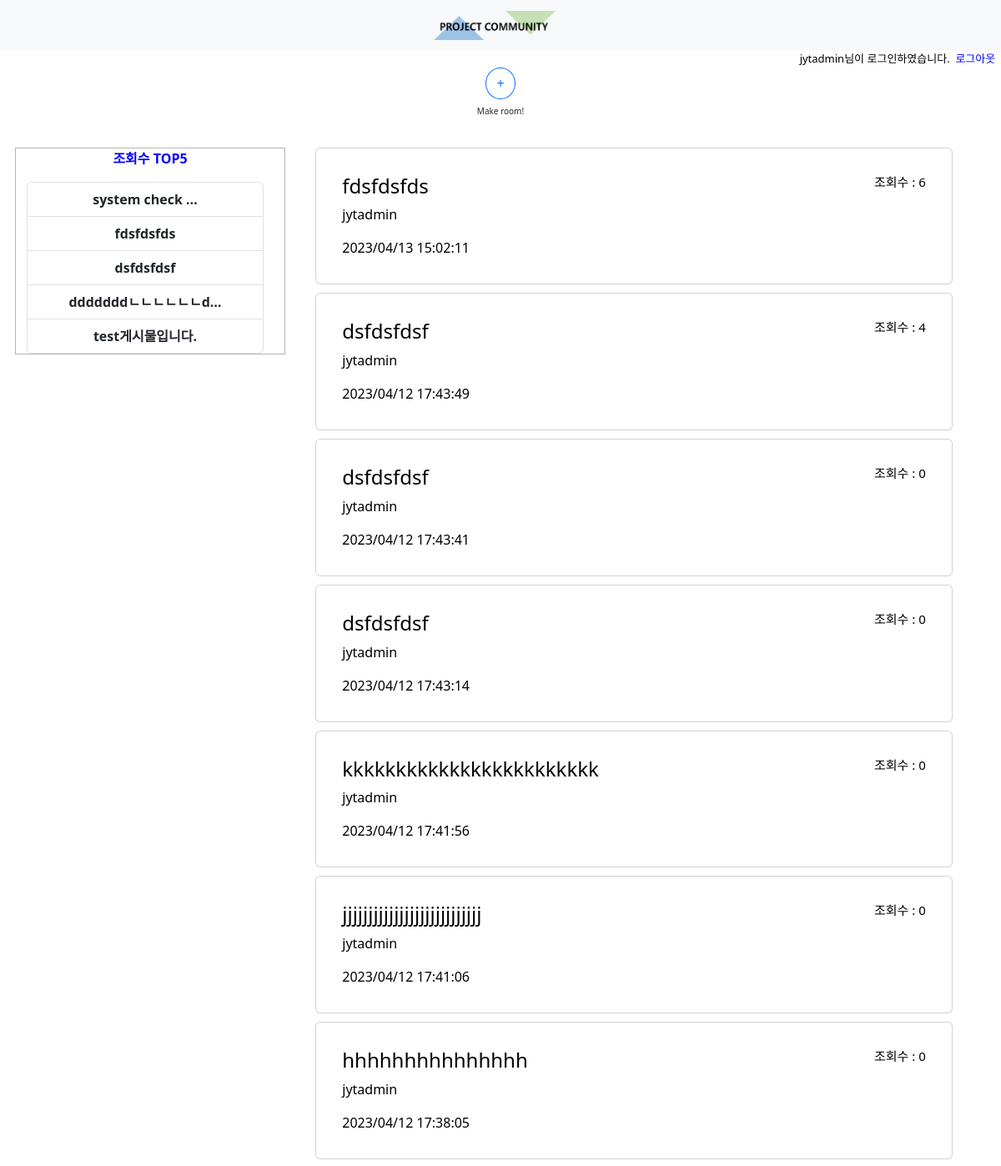
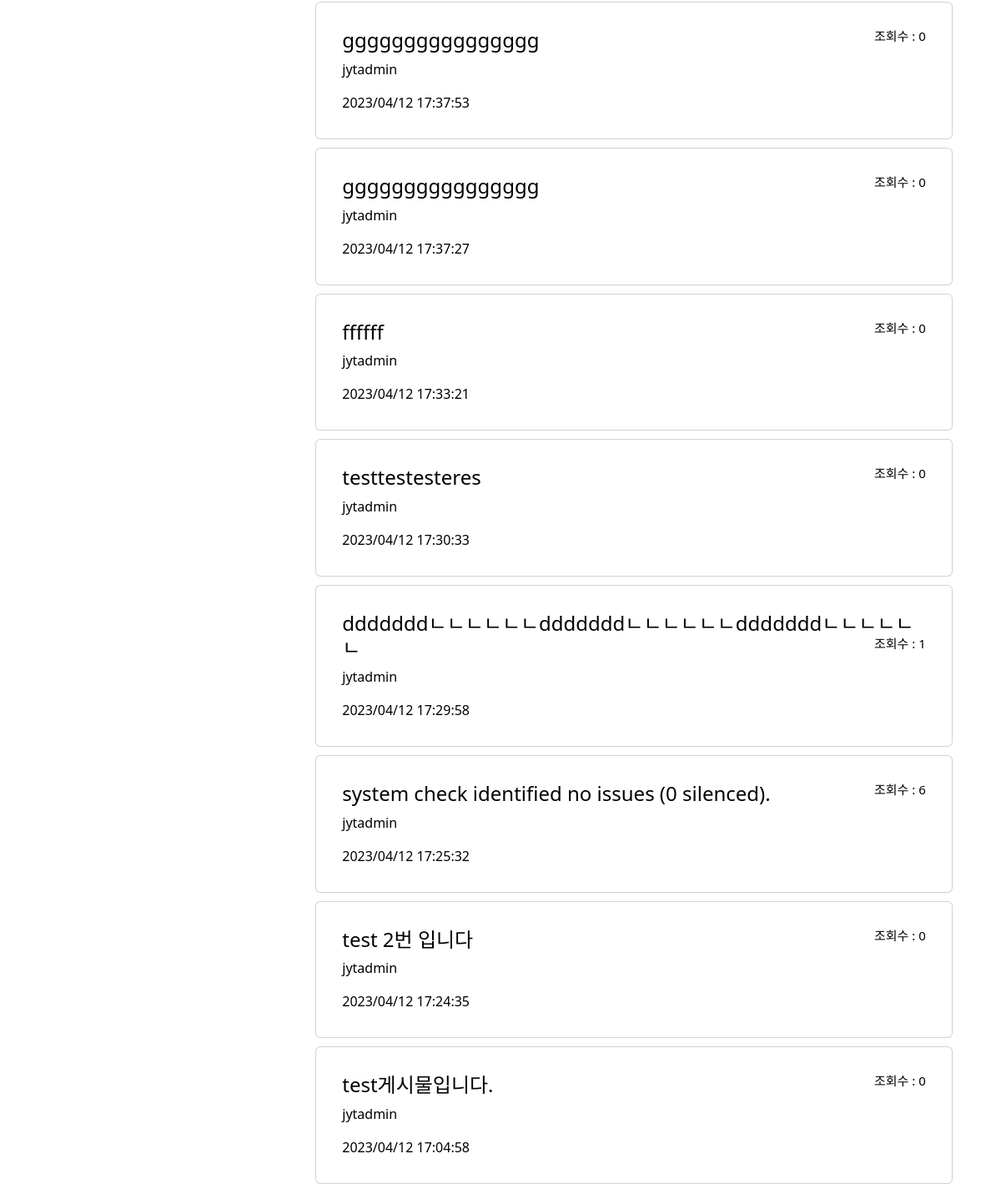
The app's page /room_list/ (signed in), older data (2 pictures, top to bottom).
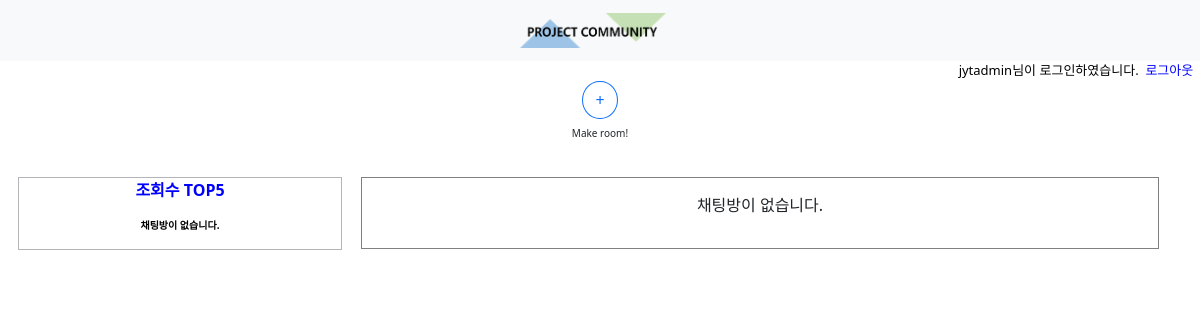
The same page, newer data.
### chatapp/models.py (models this page shows, shortened)
class Room(models.Model):
    room_title = models.CharField(null=False, max_length=30)
    room_content = models.CharField(null=False, max_length=2000)
    room_image1 = models.ImageField(null=True, upload_to=image_path)
    room_image2 = models.ImageField(null=True, upload_to=image_path)
    room_image3 = models.ImageField(null=True, upload_to=image_path)
    room_creater = models.CharField(null=False, max_length=100)
    room_date = models.CharField(null=True, max_length=100)
    room_view = models.IntegerField(null=False, default=0)
    room_like = models.IntegerField(null=False, default=0)

### chatapp/views/room_views.py (the view)
# urls.py: path('room_list/',room_views.room_list,name='room_list'),
@login_required
def room_list(request):
    room_object = Room.objects.all().order_by('-room_date')
    room_view_best = Room.objects.all().order_by('-room_view')[:5]
    room_like_best = Room.objects.all().order_by('-room_like')[:5]
    context = {'objects': room_object,'views': room_view_best, 'likes':room_like_best}
    return render(request, 'chatapp/room_list.html', context=context)

### chatapp/templates/chatapp/room_list.html (shortened to what this page needs)
{% extends "base.html" %}
{% block content %}
{% load static %}
    <div class="row justify-content-center">
        <div class="col-8" style="text-align: center;">
            <a href="/make_room/" style="text-decoration: none;">
                <button type="button" class="btn btn-outline-primary" style="border-radius: 50%;">+</button>
            </a>
            <span style="font-size: 10px;">Make room!</span>
        </div>
    </div>
        <div class="col-3" id="ex_box" style="float:left; text-align:center; margin:10px 0px 0px 30px; position: relative;">
            <div class="row justify-content-center" style="border: 1px solid #b3b5b8; color:blue; font-weight: bold;"> 조회수 TOP5
                {% if objects %}
                <div class="list-group col-11">
                    {% for view in views %}
                    <a href="/detail_room/{{view.id}}" class="list-group-item list-group-item-action">{{view.room_title|truncatechars:15}}</a>
                    {% endfor %}
                  </div>
                  {% else %}
                  <p class="col-4" style="text-align: center; color:black; font-size:10px">채팅방이 없습니다.</p>
                  {% endif %}
            </div>
        </div>
    <div class="row justify-content-center" id="mainbox">
    {% if objects %}
        <div class="col-11">
        {% for item in objects %}
        <a class="card" href="/detail_room/{{item.id}}" target="_self"
                style="text-decoration: none; color:black; margin: 10px 10px 0px 0px; padding: 15px;">
            <div class="card-body">
                <h4 class="card-title">{{item.room_title}}
                    <span style="float:right; font-size: 15px;">조회수 : {{item.room_view}}</h4>
                <p class="card-text">{{item.room_creater}}</p>
                <p class="card-text">{{item.room_date}}</p>
            </div>
        </a>
        {% endfor %}
        </div>
    {% else %}
        <div class="row justify-content-center col-11" style="border: 1px solid gray; margin: 10px 10px 0px 0px; padding: 15px;">
            <p class="col-4" style="text-align: center;">채팅방이 없습니다.</p>
        </div>
    {% endif %}
    </div>
</body>
</html>
{% endblock %}

Row changes from the older to the newer data that the page shows:
removed Room: room_title "system check …", room_title "system check identified no issues (0 silenced).", room_view "6", room_creater "jytadmin", room_date "2023/04/12 17:25:32"
removed Room: room_title "fdsfdsfds", room_view "6", room_creater "jytadmin", room_date "2023/04/13 15:02:11"
removed Room: room_title "dsfdsfdsf", room_view "4", room_creater "jytadmin", room_date "2023/04/12 17:43:49"
removed Room: room_title "dddddddㄴㄴㄴㄴㄴㄴd…", room_title "dddddddㄴㄴㄴㄴㄴㄴdddddddㄴㄴㄴㄴㄴㄴdddddddㄴㄴㄴㄴㄴㄴ", room_view "1", room_creater "jytadmin", room_date "2023/04/12 17:29:58"
removed Room: room_title "test게시물입니다.", room_view "0", room_creater "jytadmin", room_date "2023/04/12 17:04:58"
removed Room: room_title "dsfdsfdsf", room_view "0", room_creater "jytadmin", room_date "2023/04/12 17:43:41"
removed Room: room_title "dsfdsfdsf", room_view "0", room_creater "jytadmin", room_date "2023/04/12 17:43:14"
removed Room: room_title "kkkkkkkkkkkkkkkkkkkkkkkk", room_view "0", room_creater "jytadmin", room_date "2023/04/12 17:41:56"
removed Room: room_title "jjjjjjjjjjjjjjjjjjjjjjjjjjj", room_view "0", room_creater "jytadmin", room_date "2023/04/12 17:41:06"
removed Room: room_title "hhhhhhhhhhhhhhh", room_view "0", room_creater "jytadmin", room_date "2023/04/12 17:38:05"
removed Room: room_title "gggggggggggggggg", room_view "0", room_creater "jytadmin", room_date "2023/04/12 17:37:53"
removed Room: room_title "gggggggggggggggg", room_view "0", room_creater "jytadmin", room_date "2023/04/12 17:37:27"
removed Room: room_title "ffffff", room_view "0", room_creater "jytadmin", room_date "2023/04/12 17:33:21"
removed Room: room_title "testtestesteres", room_view "0", room_creater "jytadmin", room_date "2023/04/12 17:30:33"
removed Room: room_title "test 2번 입니다", room_view "0", room_creater "jytadmin", room_date "2023/04/12 17:24:35"
Text that changed along with them:
text now shown: "채팅방이 없습니다. 채팅방이 없습니다."
